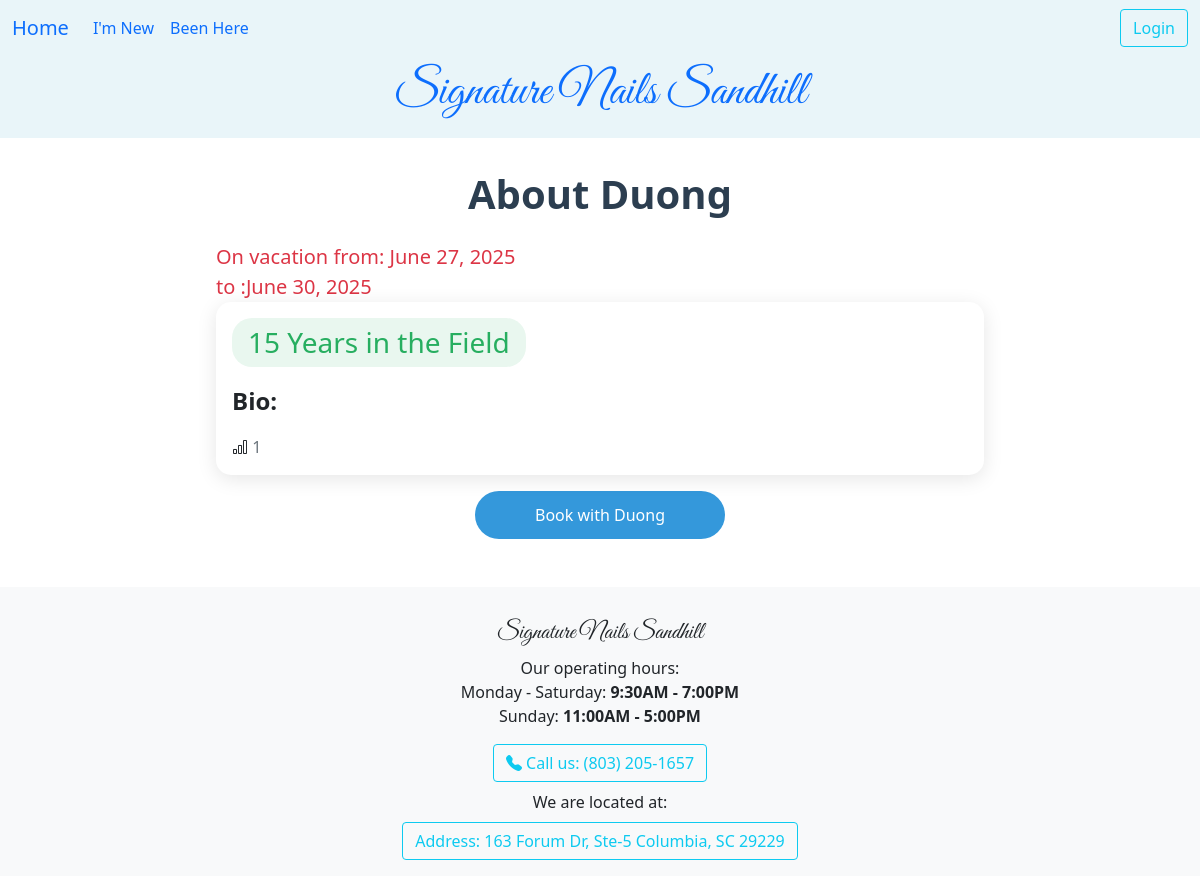
/ledger/employee/1/, run on the app's committed database.
### ledger/models.py (models this page shows, shortened)
class Technician(models.Model):
    name = models.CharField(max_length=25)
    phone = PhoneNumberField()
    email = models.EmailField(max_length=40, null=True, blank=True)
    owner = models.ForeignKey(settings.AUTH_USER_MODEL, on_delete=models.DO_NOTHING)
    start_work_at = models.TimeField()
    end_work = models.TimeField()
    isWork = models.BooleanField(default=False)
    picture = models.ImageField(upload_to='tech_pictures/', null=True, editable=True)
    services = models.ManyToManyField("Service", blank=True, related_name="tech")
    time_come_in = models.DateTimeField(null=True)
    work_days = models.CharField(max_length=7, default="1111110", help_text="MTWTFSS: 1 for work, 0 for off")
    vacation_start = models.DateField(null=True, blank=True, help_text="Start vacation")
    vacation_end = models.DateField(null=True, blank=True, help_text="End vacation, back work!")
    date_go_work = models.DateField(null=True, blank=True)
    history = HistoricalRecords()
    hire_date = models.DateField(auto_now_add=True, help_text="Date when the technician was hired")
    experience = models.PositiveIntegerField(default=0, help_text="Years of experience in the field")
    bio = models.TextField(max_length=500, null=True, blank=True, help_text="Short bio about the technician")
    view_count = models.IntegerField(default=0)
    @property
    def get_experience(self):
        today = timezone.now().date()
        if not self.hire_date:
            return self.experience
        if self.hire_date > today:
            return self.experience
        total = self.experience
        gain = today.year - self.hire_date.year
        if (today.month, today.day) < (self.hire_date.month, self.hire_date.day):
            gain -= 1
        total = self.experience + gain
        return max(total, 0)
    def still_vacation(self):
        if self.vacation_end:
            return self.vacation_end > timezone.now().date()
        return False
    class Meta:
        unique_together = ('name','phone',)
        ordering = ['name']
    def get_absolute_url(self):
        return reverse("datHen:technician_detail", kwargs={"pk": self.pk})

### ledger/views.py (the view)
# urls.py: path('ledger/employee/<int:pk>/', views.EmployeeBio.as_view(), name='employee_bio'),
class EmployeeBio(DetailView):
    template = "ledger/employee_bio.html"
    def get(self, request, pk):
        employee = get_object_or_404(Technician, id=pk)
        Technician.objects.filter(id=pk).update(view_count=F('view_count') + 1)
        context = {'employee': employee}
        return render(request, self.template, context)

### ledger/templates/ledger/employee_bio.html (shortened to what this page needs)
{% extends 'base.html' %}
{% load crispy_forms_tags %}
{% load crispy_forms_filters %}
{% block content %}
<div class="container profile-container">
    <h1 class="profile-header">About {{ employee.name | title }}    </h1>
    {% if employee.still_vacation %}
        <div class="fs-5 text-danger">On vacation from: {{ employee.vacation_start }} <br>to :{{ employee.vacation_end }}</div>
    {% endif %}
    <div class="card profile-card">
        <div class="card-body">
            <h3 class="experience-badge">{{ employee.get_experience }} Years in the Field</h3>
            <p class="fs-4 fw-bold">Bio:</p>
            <i class="bi bi-bar-chart"></i><span class="text-sm-end text-secondary"> {{ employee.view_count }}</span>
        </div>
    </div>
    <a href="{{ employee.get_absolute_url }}" class="text-decoration-none">
        <button class="book-button">Book with {{ employee.name | title }}</button>
    </a>
</div>
{% endblock content %}

### ledger/templates/ledger/employee_bio.html (style rules this page uses)
.profile-container { max-width: 800px; margin: 0 auto; padding: 2rem 1rem; }
.profile-card { border: none; border-radius: 15px; box-shadow: 0 4px 20px rgba(0, 0, 0, 0.1); transition: transform 0.3s ease; }
.profile-header { color: #2c3e50; font-weight: 700; margin-bottom: 1.5rem; text-align: center; }
.experience-badge { background-color: #e9f7ef; color: #27ae60; padding: 0.5rem 1rem; border-radius: 20px; display: inline-block; margin-bottom: 1rem; }
.book-button { background-color: #3498db; color: white; padding: 0.75rem 1.5rem; border-radius: 25px; border: none; font-weight: 500; transition: background-color 0.3s ease; width: 100%; max-width: 250px; margin: 1rem auto; display: block; text-align: center; }

### data on the page
Technician: name "Duong", vacation_start "June 27, 2025", vacation_end "June 30, 2025", get_experience "15", view_count "1"
